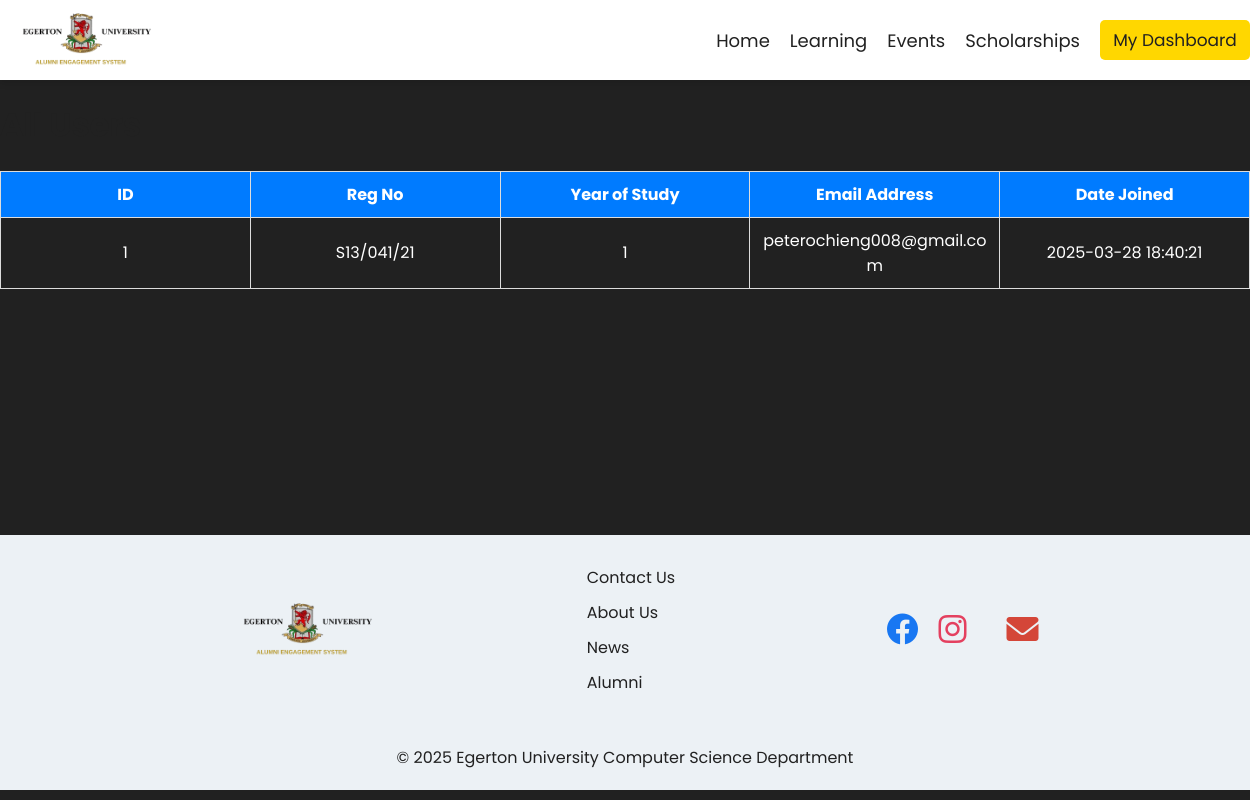
/view_users (signed in), run on the app's committed database.
### website/models.py (models this page shows, shortened)
class User(db.Model , UserMixin):
    id = db.Column(db.Integer, primary_key = True)
    username = db.Column(db.String(60))
    regno = db.Column(db.String(20))
    year_of_study = db.Column(db.Integer)
    email_address = db.Column(db.String(50))
    password_hash = db.Column(db.String(500))
    date_joined = db.Column(db.DateTime(), default  = datetime.utcnow)
    blogs = db.relationship('Blog', backref='author', lazy=True)
    messages = db.relationship('Messages', backref='author', lazy=True)

### website/admin.py (the view)
@admin.route("/view_users")
def all_users():
    all_users = User.query.all()
    return render_template("all_users.html" , all_users = all_users)

### website/__init__.py (called while the page is built)
@login_manager.user_loader
def load_user(user_id):
    from .models import User
    return User.query.get(int(user_id))

### website/templates/all_users.html (shortened to what this page needs)
{% extends 'base.html' %}
{% block body %}
<div class="users-table">
    <h1 style="color: #212121">All Users</h1>
    <table border="1">
        <thead>
            <tr>
                <th>ID</th>
                <th>Reg No</th>
                <th>Year of Study</th>
                <th>Email Address</th>
                <th>Date Joined</th>
            </tr>
        </thead>
        <tbody>
            {% for user in all_users %}
            <tr>
                <td>{{ user.id }}</td>
                <td>{{ user.regno }}</td>
                <td>{{ user.year_of_study }}</td>
                <td>{{ user.email_address }}</td>
                <td>{{ user.date_joined.strftime('%Y-%m-%d %H:%M:%S') }}</td>
            </tr>
            {% endfor %}
        </tbody>
    </table>
</div>
{% endblock body %}

### website/static/src/input.css (style rules this page uses)
body { position: relative; color: #ffffff; box-sizing: border-box; font-family: 'Poppins', sans-serif; background-color: #212121; margin: 0; display: flex; flex-direction: column; min-height: 100vh; }
table { width: 100%; border-collapse: collapse; margin-top: 20px; table-layout: fixed; }
table, th, td { border: 1px solid #ddd; padding: 10px; text-align: center; word-wrap: break-word; overflow-wrap: break-word; }
th { background: #007bff; color: white; }
td { max-width: 200px; white-space: normal; }

### data on the page
User: id "1", regno "S13/041/21", year_of_study "1", email_address "peterochieng008@gmail.com", date_joined "2025-03-28 18:40:21"
